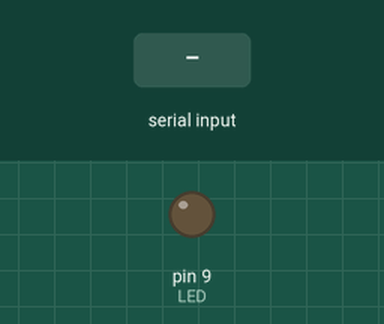
Simulated run of this sketch. Board: Arduino Uno, built with avr-gcc and run on an emulated ATmega328P. Shown: output pins drawn as LEDs (lit = HIGH). The test bench sets the inputs (shaded band).

Above: at 1.2 s.
1.3 s: "B" received over Serial
At 3.4 s:
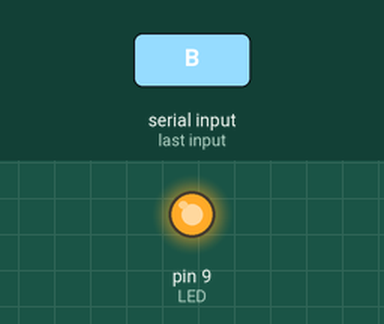
3.8 s: "0" received over Serial
At 4.6 s:
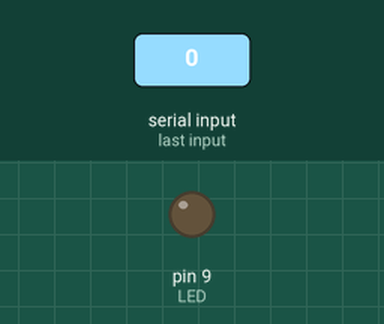
5.3 s: "F" received over Serial
At 5.7 s:
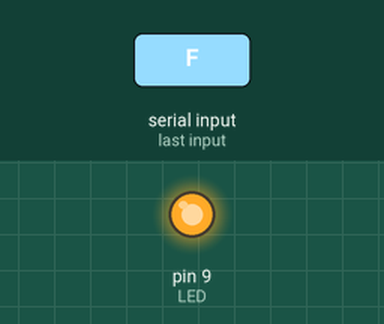
Timing chart, 0 to 8.3 s (numbered marks = the images above; inputs shaded):
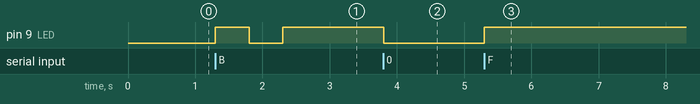

The sketch:

sketch_feb13a.ino
```cpp
#include<SoftwareSerial.h>
int LED=9;
char data;

void setup() {
  // put your setup code here, to run once:
  Serial.begin(9600);
  pinMode(LED,OUTPUT);
}

void loop() {
  // put your main code here, to run repeatedly:
  while(Serial.available()==0){}
  data=Serial.read();

  if(data=='0'){
      digitalWrite(LED,LOW);
    }

  if(data=='F'){
      digitalWrite(LED,HIGH);
    }

  if(data=='B'){
      digitalWrite(LED,HIGH);
      delay(500);
      digitalWrite(LED,LOW);
      delay(500);
      digitalWrite(LED,HIGH);
    }

  if(data=='L'){
      digitalWrite(LED,HIGH);
      delay(200);
      digitalWrite(LED,LOW);
      delay(200);
      digitalWrite(LED,HIGH);
      delay(200);
      digitalWrite(LED,LOW);
      delay(200);
      digitalWrite(LED,HIGH);
    }

  if (data=='R'){
      digitalWrite(LED,HIGH);
      delay(3000);
    }

}
```

Measured:
- after the input at 1.3 s, pin 9 (LED): LOW → HIGH at once, → LOW 0.50 s later, → HIGH 0.50 s later
- after the input at 3.8 s, pin 9 (LED): HIGH → LOW at once
- after the input at 5.3 s, pin 9 (LED): LOW → HIGH at once
